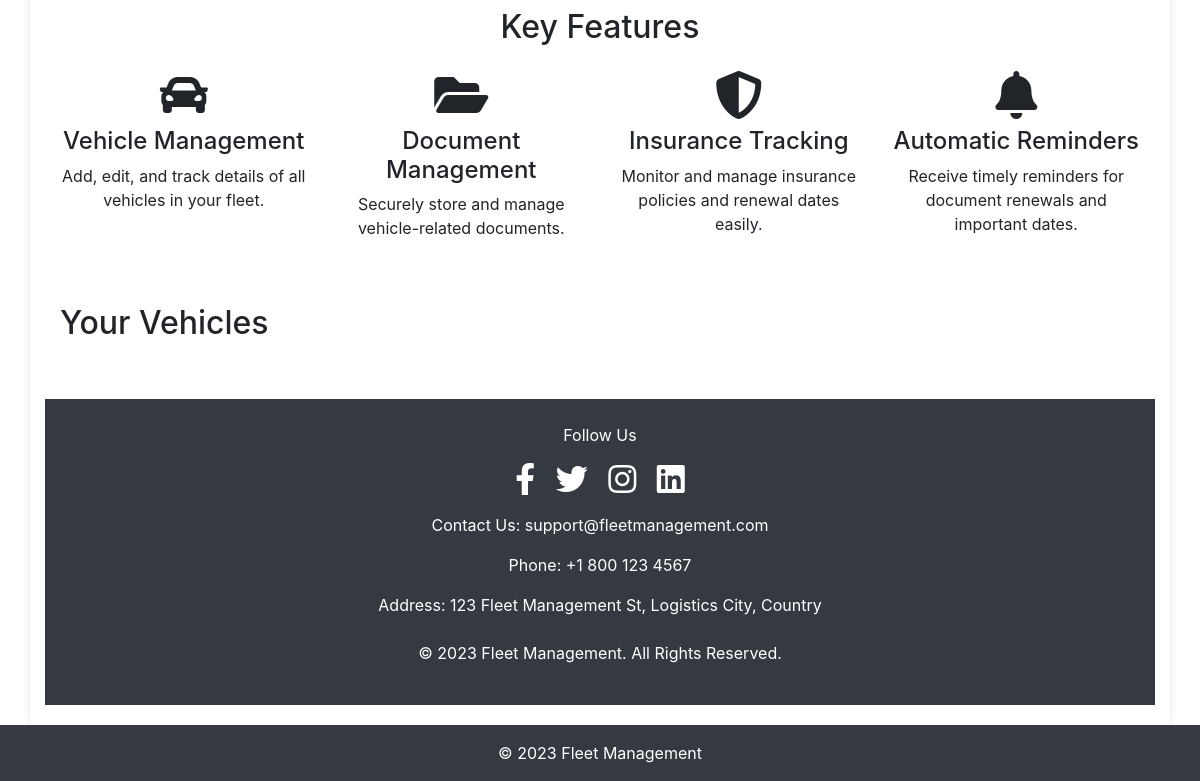
The page /home (signed in, lower part) on the database as committed earlier.
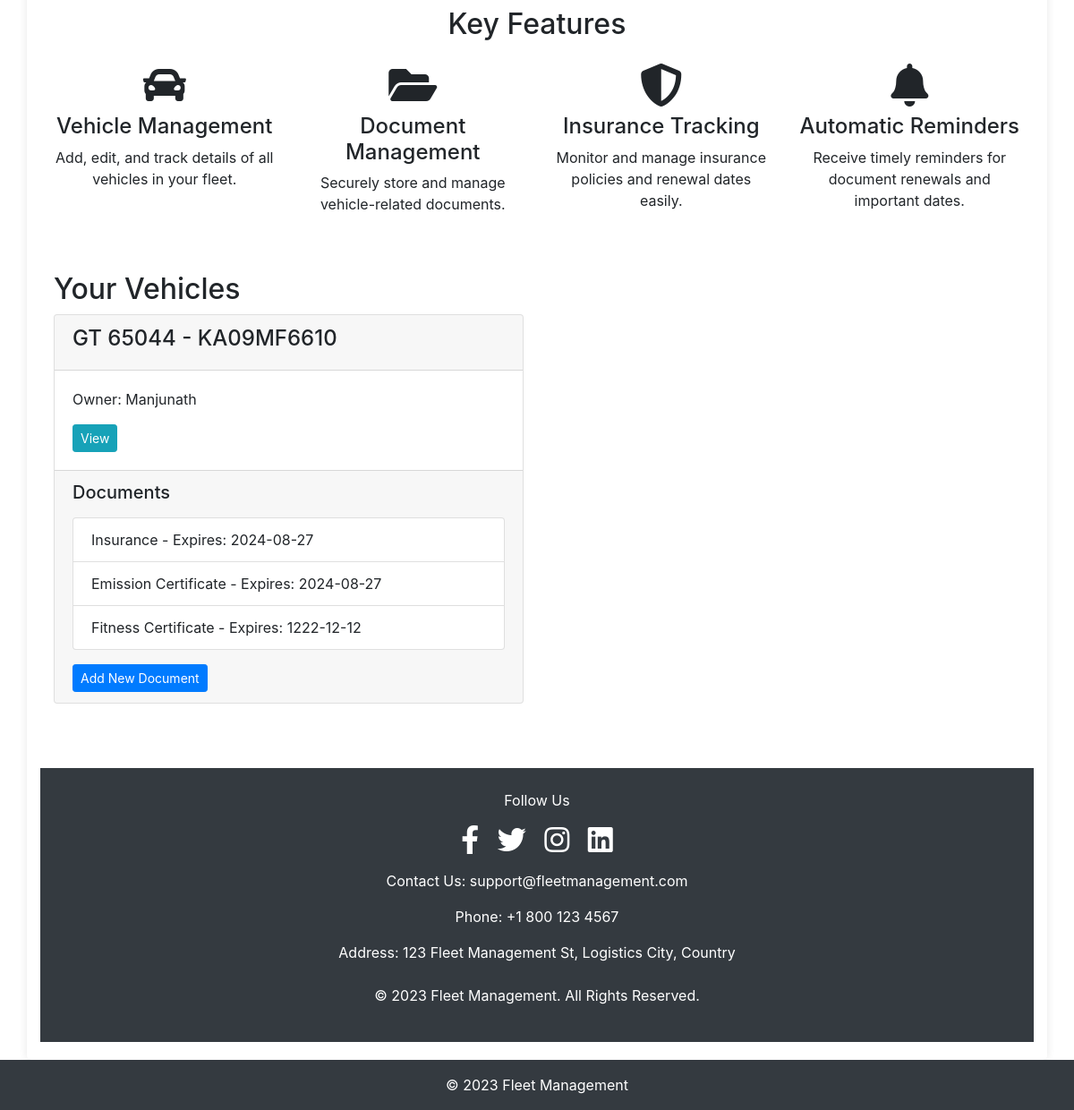
The same page on the database as committed later.
### app/models.py (models this page shows, shortened)
class Vehicle(db.Model):
    id = db.Column(db.Integer, primary_key=True)
    name = db.Column(db.String(100), nullable=False)
    vehicle_number = db.Column(db.String(100), unique=True, nullable=False)
    user_id = db.Column(db.Integer, db.ForeignKey("user.id"), nullable=False)
    documents = db.relationship(
        "Document", backref="vehicle", lazy=True, cascade="all, delete-orphan"
    )

class User(db.Model, UserMixin):
    id = db.Column(db.Integer, primary_key=True)
    username = db.Column(db.String(20), unique=True, nullable=False)
    email = db.Column(db.String(120), unique=True, nullable=False)
    phone = db.Column(db.String(20), nullable=True)  # Add phone field
    image_file = db.Column(db.String(20), nullable=False, default="default.jpg")
    password = db.Column(db.String(60), nullable=False)
    vehicles = db.relationship("Vehicle", backref="owner", lazy=True)
    compliance_alerts = db.relationship('ComplianceAlert', backref='user', lazy=True)
    feedbacks = db.relationship('Feedback', backref='user', lazy=True)
    logs = db.relationship('Log', backref='user', lazy=True)

class Document(db.Model):
    id = db.Column(db.Integer, primary_key=True)
    document_type = db.Column(db.String(50), nullable=False)
    serial_number = db.Column(db.String(100), nullable=False)
    start_date = db.Column(db.DateTime, nullable=False)
    end_date = db.Column(db.DateTime, nullable=False)
    date_posted = db.Column(db.DateTime, nullable=False, default=datetime.utcnow)
    vehicle_id = db.Column(
        db.Integer,
        db.ForeignKey("vehicle.id", ondelete="CASCADE"),
        nullable=False,
        index=True,
    )
    additional_info = db.Column(db.Text, nullable=True)
    user_id = db.Column(db.Integer, db.ForeignKey('user.id'), nullable=False)
    status = db.Column(db.String(20), nullable=True)
    file_path = db.Column(db.String(300), nullable=True)

### app/routes.py (the view)
@main.route("/home")
@login_required
def home():
    vehicles = Vehicle.query.filter_by(owner=current_user).all()
    return render_template("home.html", vehicles=vehicles)

### app/__init__.py (called while the page is built)
def create_app(config_class=Config):
    app = Flask(__name__)
    app.config.from_object(config_class)
    db.init_app(app)
    bcrypt.init_app(app)
    login_manager.init_app(app)
    mail.init_app(app)
    migrate.init_app(app, db)
    login_manager.login_view = "main.login"
    login_manager.login_message_category = "info"
    from app.models import User
    @login_manager.user_loader
    def load_user(user_id):
        return User.query.get(int(user_id))
    from app.routes import main as main_blueprint
    app.register_blueprint(main_blueprint)
    scheduler = BackgroundScheduler()
    scheduler.add_job(check_document_expirations, "interval", hours=24)
    scheduler.start()
    return app

### app/templates/home.html (shortened to what this page needs)
{% extends "base.html" %}
{% block content %}
<div class="container mt-5">
    <h2 class="text-center">Key Features</h2>
    <div class="row mt-4">
        <div class="col-md-3 text-center">
            <i class="fas fa-car fa-3x mb-2"></i>
            <h4>Vehicle Management</h4>
            <p>Add, edit, and track details of all vehicles in your fleet.</p>
        </div>
        <div class="col-md-3 text-center">
            <i class="fas fa-folder-open fa-3x mb-2"></i>
            <h4>Document Management</h4>
            <p>Securely store and manage vehicle-related documents.</p>
        </div>
        <div class="col-md-3 text-center">
            <i class="fas fa-shield-alt fa-3x mb-2"></i>
            <h4>Insurance Tracking</h4>
            <p>Monitor and manage insurance policies and renewal dates easily.</p>
        </div>
        <div class="col-md-3 text-center">
            <i class="fas fa-bell fa-3x mb-2"></i>
            <h4>Automatic Reminders</h4>
            <p>Receive timely reminders for document renewals and important dates.</p>
        </div>
    </div>
</div>
{% if current_user.is_authenticated %}
    <div class="container mt-5">
        <h2>Your Vehicles</h2>
        <div class="row">
            {% for vehicle in vehicles %}
            <div class="col-lg-6 mb-4">
                <div class="card">
                    <div class="card-header">
                        <h4>{{ vehicle.name }} - {{ vehicle.vehicle_number }}</h4>
                    </div>
                    <div class="card-body">
                        <p class="card-text">Owner: {{ vehicle.owner.username }}</p>
                        <a href="{{ url_for('main.view_vehicle', vehicle_id=vehicle.id) }}" class="btn btn-info btn-sm">View</a>
                    </div>
                    <div class="card-footer">
                        <h5 class="mb-3">Documents</h5>
                        <ul class="list-group">
                            {% for document in vehicle.documents %}
                            <li class="list-group-item d-flex justify-content-between align-items-center">
                                {{ document.document_type }} - Expires: {{ document.end_date.strftime('%Y-%m-%d') }}
                            </li>
                            {% endfor %}
                        </ul>
                        <a href="{{ url_for('main.add_document', vehicle_id=vehicle.id) }}" class="btn btn-primary btn-sm mt-3">Add New Document</a>
                    </div>
                </div>
            </div>
            {% endfor %}
        </div>
    </div>
{% endif %}
<footer class="footer bg-dark text-white mt-5 py-4">
    <div class="container text-center">
        <p>Follow Us</p>
        <a href="https://www.facebook.com" target="_blank" class="text-white mx-2"><i class="fab fa-facebook-f fa-2x"></i></a>
        <a href="https://www.twitter.com" target="_blank" class="text-white mx-2"><i class="fab fa-twitter fa-2x"></i></a>
        <a href="https://www.instagram.com" target="_blank" class="text-white mx-2"><i class="fab fa-instagram fa-2x"></i></a>
        <a href="https://www.linkedin.com" target="_blank" class="text-white mx-2"><i class="fab fa-linkedin fa-2x"></i></a>
        <div class="mt-3">
            <p>Contact Us: <a href="mailto:support@fleetmanagement.com" class="text-white">support@fleetmanagement.com</a></p>
            <p>Phone: +1 800 123 4567</p>
            <p>Address: 123 Fleet Management St, Logistics City, Country</p>
        </div>
        <p class="mt-4">&copy; 2023 Fleet Management. All Rights Reserved.</p>
    </div>
</footer>
{% endblock %}

Rows that differ between the two databases and show on the page:
added Vehicle: name "GT 65044", vehicle_number "KA09MF6610", owner.username "Manjunath"
added Document: document_type "Insurance", end_date "2024-08-27"
added Document: document_type "Emission Certificate", end_date "2024-08-27"
added Document: document_type "Fitness Certificate", end_date "1222-12-12"
